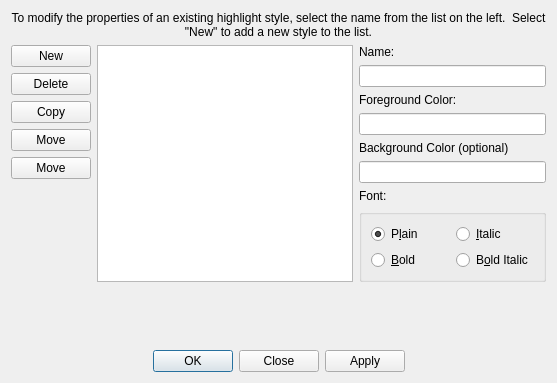
<?xml version="1.0" encoding="UTF-8"?>
<ui version="4.0">
 <class>DialogDrawingStyles</class>
 <widget class="QDialog" name="DialogDrawingStyles">
  <property name="geometry">
   <rect>
    <x>0</x>
    <y>0</y>
    <width>557</width>
    <height>383</height>
   </rect>
  </property>
  <property name="windowTitle">
   <string>Text Drawing Styles</string>
  </property>
  <layout class="QVBoxLayout" name="verticalLayout_3">
   <item>
    <widget class="QLabel" name="label">
     <property name="text">
      <string>To modify the properties of an existing highlight style, select the name from the list on the left.  Select &quot;New&quot; to add a new style to the list.</string>
     </property>
     <property name="alignment">
      <set>Qt::AlignCenter</set>
     </property>
     <property name="wordWrap">
      <bool>true</bool>
     </property>
    </widget>
   </item>
   <item>
    <layout class="QHBoxLayout" name="horizontalLayout_2">
     <item>
      <layout class="QHBoxLayout" name="horizontalLayout">
       <item>
        <layout class="QVBoxLayout" name="verticalLayout">
         <item>
          <widget class="QPushButton" name="buttonNew">
           <property name="text">
            <string>New</string>
           </property>
           <property name="icon">
            <iconset theme="document-new">
             <normaloff>.</normaloff>.</iconset>
           </property>
          </widget>
         </item>
         <item>
          <widget class="QPushButton" name="buttonDelete">
           <property name="text">
            <string>Delete</string>
           </property>
           <property name="icon">
            <iconset theme="edit-delete">
             <normaloff>.</normaloff>.</iconset>
           </property>
          </widget>
         </item>
         <item>
          <widget class="QPushButton" name="buttonCopy">
           <property name="text">
            <string>Copy</string>
           </property>
           <property name="icon">
            <iconset theme="edit-copy">
             <normaloff>.</normaloff>.</iconset>
           </property>
          </widget>
         </item>
         <item>
          <widget class="QPushButton" name="buttonUp">
           <property name="text">
            <string>Move</string>
           </property>
           <property name="icon">
            <iconset theme="go-up">
             <normaloff>.</normaloff>.</iconset>
           </property>
          </widget>
         </item>
         <item>
          <widget class="QPushButton" name="buttonDown">
           <property name="text">
            <string>Move</string>
           </property>
           <property name="icon">
            <iconset theme="go-down">
             <normaloff>.</normaloff>.</iconset>
           </property>
          </widget>
         </item>
         <item>
          <spacer name="verticalSpacer">
           <property name="orientation">
            <enum>Qt::Vertical</enum>
           </property>
           <property name="sizeHint" stdset="0">
            <size>
             <width>20</width>
             <height>40</height>
            </size>
           </property>
          </spacer>
         </item>
        </layout>
       </item>
       <item>
        <widget class="QListWidget" name="listItems"/>
       </item>
      </layout>
     </item>
     <item>
      <layout class="QVBoxLayout" name="verticalLayout_2">
       <item>
        <widget class="QLabel" name="label_2">
         <property name="text">
          <string>Name:</string>
         </property>
        </widget>
       </item>
       <item>
        <widget class="QLineEdit" name="editName"/>
       </item>
       <item>
        <widget class="QLabel" name="label_3">
         <property name="text">
          <string>Foreground Color:</string>
         </property>
        </widget>
       </item>
       <item>
        <widget class="QLineEdit" name="editColorFG"/>
       </item>
       <item>
        <widget class="QLabel" name="label_4">
         <property name="text">
          <string>Background Color (optional)</string>
         </property>
        </widget>
       </item>
       <item>
        <widget class="QLineEdit" name="editColorBG"/>
       </item>
       <item>
        <widget class="QLabel" name="label_5">
         <property name="text">
          <string>Font:</string>
         </property>
        </widget>
       </item>
       <item>
        <widget class="QGroupBox" name="groupBox">
         <property name="title">
          <string/>
         </property>
         <layout class="QGridLayout" name="gridLayout">
          <item row="0" column="0">
           <widget class="QRadioButton" name="radioPlain">
            <property name="text">
             <string>P&amp;lain</string>
            </property>
            <property name="checked">
             <bool>true</bool>
            </property>
           </widget>
          </item>
          <item row="0" column="1">
           <widget class="QRadioButton" name="radioItalic">
            <property name="text">
             <string>&amp;Italic</string>
            </property>
           </widget>
          </item>
          <item row="1" column="0">
           <widget class="QRadioButton" name="radioBold">
            <property name="text">
             <string>&amp;Bold</string>
            </property>
           </widget>
          </item>
          <item row="1" column="1">
           <widget class="QRadioButton" name="radioBoldItalic">
            <property name="text">
             <string>B&amp;old Italic</string>
            </property>
           </widget>
          </item>
         </layout>
        </widget>
       </item>
      </layout>
     </item>
    </layout>
   </item>
   <item>
    <spacer name="verticalSpacer_2">
     <property name="orientation">
      <enum>Qt::Vertical</enum>
     </property>
     <property name="sizeHint" stdset="0">
      <size>
       <width>20</width>
       <height>39</height>
      </size>
     </property>
    </spacer>
   </item>
   <item>
    <widget class="QDialogButtonBox" name="buttonBox">
     <property name="orientation">
      <enum>Qt::Horizontal</enum>
     </property>
     <property name="standardButtons">
      <set>QDialogButtonBox::Apply|QDialogButtonBox::Close|QDialogButtonBox::Ok</set>
     </property>
     <property name="centerButtons">
      <bool>true</bool>
     </property>
    </widget>
   </item>
  </layout>
 </widget>
 <resources/>
 <connections>
  <connection>
   <sender>buttonBox</sender>
   <signal>rejected()</signal>
   <receiver>DialogDrawingStyles</receiver>
   <slot>reject()</slot>
   <hints>
    <hint type="sourcelabel">
     <x>316</x>
     <y>260</y>
    </hint>
    <hint type="destinationlabel">
     <x>286</x>
     <y>274</y>
    </hint>
   </hints>
  </connection>
 </connections>
</ui>
